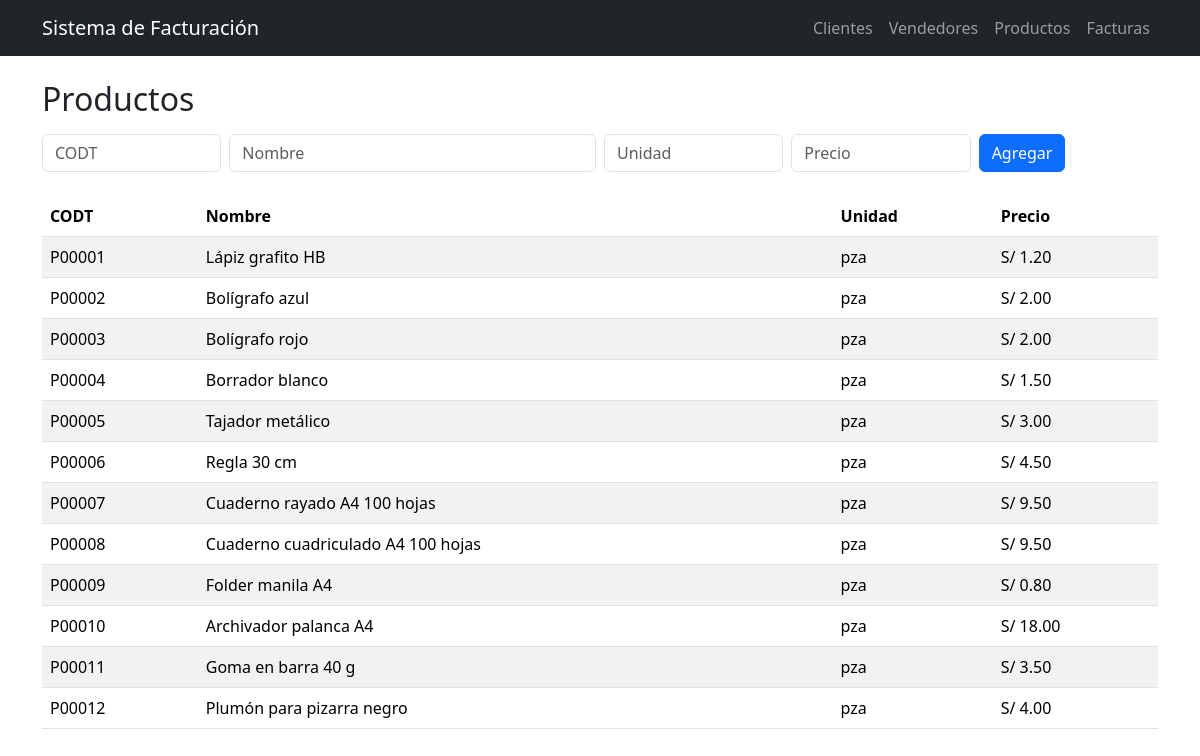
The page /productos on the database its author committed.
### tables this page shows
CREATE TABLE "PRODUCTO" (
  CODT  CHAR(6)      PRIMARY KEY,
  NOMB  VARCHAR(50)  NOT NULL,
  UNID  VARCHAR(10)  NOT NULL CHECK (length(UNID) BETWEEN 1 AND 10),
  PREC  DECIMAL(10,2) NOT NULL CHECK (PREC >= 0),
  UNIQUE (NOMB, UNID)
);

### app.py (the view)
@app.route("/productos")
def productos():
    db = get_db()
    rows = db.execute("SELECT * FROM PRODUCTO ORDER BY CODT").fetchall()
    return render_template("productos.html", rows=rows)

### app.py (called while the page is built)
def get_db():
    db = getattr(g, "_db", None)
    if db is None:
        need_init = not os.path.exists(DB_PATH)
        db = g._db = sqlite3.connect(DB_PATH)
        db.row_factory = sqlite3.Row
        db.execute("PRAGMA foreign_keys = ON")
        if need_init:
            with open(SCHEMA_PATH, "r", encoding="utf-8") as f:
                db.executescript(f.read())
            seed(db)
            db.commit()
    return db

### templates/productos.html
{% extends "base.html" %}
{% block content %}
<h2 class="mb-3">Productos</h2>
<form class="row g-2 mb-4" method="post" action="{{ url_for('productos_nuevo') }}">
  <div class="col-2"><input required name="CODT" placeholder="CODT" class="form-control"></div>
  <div class="col-4"><input name="NOMB" placeholder="Nombre" class="form-control"></div>
  <div class="col-2"><input name="UNID" placeholder="Unidad" class="form-control"></div>
  <div class="col-2"><input type="number" step="0.01" name="PREC" placeholder="Precio" class="form-control"></div>
  <div class="col-2"><button class="btn btn-primary">Agregar</button></div>
</form>
<table class="table table-striped">
  <thead><tr><th>CODT</th><th>Nombre</th><th>Unidad</th><th>Precio</th></tr></thead>
  <tbody>
  {% for r in rows %}
    <tr><td>{{ r.CODT }}</td><td>{{ r.NOMB }}</td><td>{{ r.UNID }}</td><td>S/ {{ '%.2f'|format(r.PREC) }}</td></tr>
  {% endfor %}
  </tbody>
</table>
{% endblock %}

### templates/base.html (shortened to what this page needs)
<!doctype html>
<html lang="es">
<head>
  <link
    href="https://cdn.jsdelivr.net/npm/bootstrap@5.3.3/dist/css/bootstrap.min.css"
    rel="stylesheet">
</head>
<body>
<nav class="navbar navbar-expand-lg bg-dark navbar-dark mb-4">
  <div class="container">
    <a class="navbar-brand" href="{{ url_for('index') }}">Sistema de Facturación</a>
    <div class="navbar-nav">
      <a class="nav-link" href="{{ url_for('clientes') }}">Clientes</a>
      <a class="nav-link" href="{{ url_for('vendedores') }}">Vendedores</a>
      <a class="nav-link" href="{{ url_for('productos') }}">Productos</a>
      <a class="nav-link" href="{{ url_for('facturas') }}">Facturas</a>
    </div>
  </div>
</nav>
<div class="container">
  {% block content %}{% endblock %}
</div>
</body>
</html>

### rows shown on the page
PRODUCTO: CODT "P00001", NOMB "Lápiz grafito HB", UNID "pza", PREC "1.20"
PRODUCTO: CODT "P00002", NOMB "Bolígrafo azul", UNID "pza", PREC "2.00"
PRODUCTO: CODT "P00003", NOMB "Bolígrafo rojo", UNID "pza", PREC "2.00"
PRODUCTO: CODT "P00004", NOMB "Borrador blanco", UNID "pza", PREC "1.50"
PRODUCTO: CODT "P00005", NOMB "Tajador metálico", UNID "pza", PREC "3.00"
PRODUCTO: CODT "P00006", NOMB "Regla 30 cm", UNID "pza", PREC "4.50"
PRODUCTO: CODT "P00007", NOMB "Cuaderno rayado A4 100 hojas", UNID "pza", PREC "9.50"
PRODUCTO: CODT "P00008", NOMB "Cuaderno cuadriculado A4 100 hojas", UNID "pza", PREC "9.50"
PRODUCTO: CODT "P00009", NOMB "Folder manila A4", UNID "pza", PREC "0.80"
PRODUCTO: CODT "P00010", NOMB "Archivador palanca A4", UNID "pza", PREC "18.00"
PRODUCTO: CODT "P00011", NOMB "Goma en barra 40 g", UNID "pza", PREC "3.50"
PRODUCTO: CODT "P00012", NOMB "Plumón para pizarra negro", UNID "pza", PREC "4.00"
